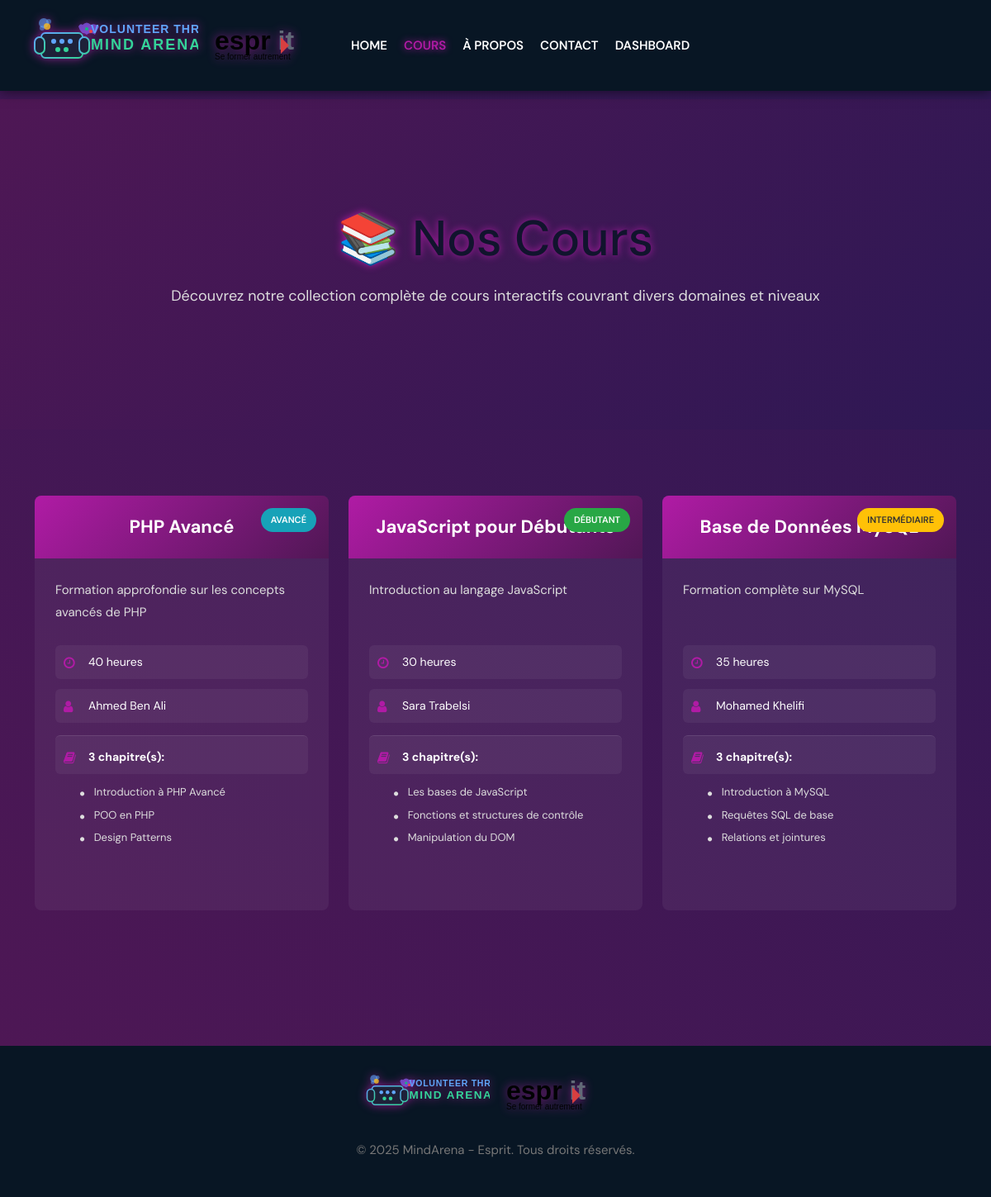
Screenshot of /View/FrontOffice/coursList.php with the database file from the repository.
### tables this page shows
CREATE TABLE IF NOT EXISTS cours (
    id INT AUTO_INCREMENT PRIMARY KEY,
    titre VARCHAR(255) NOT NULL,
    description TEXT,
    duree INT NOT NULL COMMENT 'Durée en heures',
    niveau VARCHAR(50) NOT NULL COMMENT 'Débutant, Intermédiaire, Avancé, Expert',
    formateur VARCHAR(255) NOT NULL
);

CREATE TABLE IF NOT EXISTS chapitre (
    id INT AUTO_INCREMENT PRIMARY KEY,
    titre VARCHAR(255) NOT NULL,
    description TEXT,
    ordre INT NOT NULL COMMENT 'Ordre du chapitre dans le cours',
    cours_id INT NOT NULL,
    FOREIGN KEY (cours_id) REFERENCES cours(id) ON DELETE CASCADE
);

### Controller/CoursController.php (called while the page is built, shortened)
<?php
class CoursController {
    public function listCours() {
        $sql = "SELECT * FROM cours";
        $db = config::getConnexion();
        try {
            $list = $db->query($sql);
            return $list;
        } catch (Exception $e) {
            die('Error:' . $e->getMessage());
        }
    }
}
?>

### Controller/ChapitreController.php (called while the page is built, shortened)
<?php
class ChapitreController {
    public function getChapitresByCoursId($cours_id) {
        $sql = "SELECT * FROM chapitre WHERE cours_id = :cours_id ORDER BY ordre";
        $db = config::getConnexion();
        try {
            $query = $db->prepare($sql);
            $query->execute(['cours_id' => $cours_id]);
            return $query->fetchAll();
        } catch (Exception $e) {
            die('Error:' . $e->getMessage());
        }
    }
}
?>

### View/FrontOffice/coursList.php (the view, shortened to what this page needs)
<?php
include_once(__DIR__ . '/../../Controller/CoursController.php');
include_once(__DIR__ . '/../../Controller/ChapitreController.php');
$coursC = new CoursController();
$chapitreC = new ChapitreController();
$list = $coursC->listCours();
?>
<!DOCTYPE html>
<html lang="fr">
<head>
  <link rel="stylesheet" href="assets/libs/bootstrap/dist/css/bootstrap.min.css">
  <link rel="stylesheet" href="https://cdnjs.cloudflare.com/ajax/libs/font-awesome/4.7.0/css/font-awesome.min.css">
  <link rel="stylesheet" href="https://cdnjs.cloudflare.com/ajax/libs/animate.css/4.1.1/animate.min.css">
  <link rel="stylesheet" href="assets/css/styles.min.css">
</head>
<body>
<header class="header-section">
  <div class="header-warp">
    <div class="header-bar-warp">
      <a href="index.html" class="site-logo mindarena-logo">
        <img src="images/mindarena-logo.svg" alt="MindArena">
        <img src="images/esprit-logo.svg" alt="Esprit" class="esprit-logo">
      </a>
      <nav class="top-nav-area w-100">
        <ul class="main-menu primary-menu">
          <li><a href="index.html">Home</a></li>
          <li><a href="coursList.php" class="active">Cours</a></li>
          <li><a href="index.html#about">À propos</a></li>
          <li><a href="index.html#contact">Contact</a></li>
          <li><a href="../BackOffice/index.html">Dashboard</a></li>
        </ul>
      </nav>
    </div>
  </div>
</header>
<section class="hero">
  <div data-animate>
    <h1>📚 Nos Cours</h1>
    <p>Découvrez notre collection complète de cours interactifs couvrant divers domaines et niveaux</p>
  </div>
</section>
<section id="cours">
  <div class="container" data-animate>
    <?php if(empty($list)): ?>
      <div class="no-cours">
        <i class="fa fa-graduation-cap"></i>
        <h3>Aucun cours disponible</h3>
        <p>Les cours seront bientôt disponibles</p>
      </div>
    <?php else: ?>
      <div class="row">
        <?php
        foreach($list as $cours) {
          $niveauClass = '';
          switch($cours['niveau']) {
            case 'Débutant': $niveauClass = 'success'; break;
            case 'Intermédiaire': $niveauClass = 'warning'; break;
            case 'Avancé': $niveauClass = 'info'; break;
          }
          $chapitres = $chapitreC->getChapitresByCoursId($cours['id']);
        ?>
        <div class="col-lg-4 col-md-6 mb-4">
          <div class="cours-card">
            <div class="cours-header">
              <span class="cours-badge badge-<?php echo $niveauClass; ?>">
                <?php echo htmlspecialchars($cours['niveau']); ?>
              </span>
              <h3><?php echo htmlspecialchars($cours['titre']); ?></h3>
            </div>
            <div class="cours-content">
              <p class="cours-description">
                <?php echo htmlspecialchars(strlen($cours['description']) > 100 ? substr($cours['description'], 0, 100) . '...' : $cours['description']); ?>
              </p>
              <div class="cours-info">
                <i class="fa fa-clock-o"></i>
                <span><?php echo htmlspecialchars($cours['duree']); ?> heures</span>
              </div>
              <div class="cours-info">
                <i class="fa fa-user"></i>
                <span><?php echo htmlspecialchars($cours['formateur']); ?></span>
              </div>
              <?php if(!empty($chapitres)): ?>
              <div class="cours-info" style="margin-top:15px;padding-top:15px;border-top:1px solid rgba(255,255,255,0.1);">
                <i class="fa fa-book"></i>
                <span><strong><?php echo count($chapitres); ?> chapitre(s):</strong></span>
              </div>
              <div style="margin-top:10px;padding-left:30px;">
                <?php foreach($chapitres as $chapitre): ?>
                <div style="margin-bottom:8px;color:#ddd;font-size:13px;">
                  <i class="fa fa-circle" style="font-size:6px;margin-right:8px;"></i>
                  <?php echo htmlspecialchars($chapitre['titre']); ?>
                </div>
                <?php endforeach; ?>
              </div>
              <?php endif; ?>
            </div>
          </div>
        </div>
        <?php
        }
        ?>
      </div>
    <?php endif; ?>
  </div>
</section>
<footer class="footer-section">
  <div class="container">
    <div class="mindarena-logo" style="justify-content:center;margin-bottom:15px;">
      <img src="images/mindarena-logo.svg" alt="MindArena">
      <img src="images/esprit-logo.svg" alt="Esprit" class="esprit-logo">
    </div>
    <p>© 2025 MindArena - Esprit. Tous droits réservés.</p>
  </div>
</footer>
</body>
</html>

### View/FrontOffice/coursList.php (style rules this page uses)
body { background: linear-gradient(45deg,#501755,#2d1854); color:#fff; font-family:'Roboto',sans-serif; scroll-behavior:smooth; overflow-x:hidden; padding-top:120px; }
section { padding:80px 0; }
.header-section { position:fixed; top:0;left:0;width:100%; background:#081624; z-index:999; box-shadow:0 0 15px rgba(0,0,0,0.6); }
.header-bar-warp { padding:15px 40px; display:flex; align-items:center; justify-content:space-between; }
.mindarena-logo { display:flex; align-items:center; gap:15px; }
.mindarena-logo img { max-height:80px; filter:drop-shadow(0 0 6px rgba(176,27,165,0.8)); animation:neonPulse 3s infinite ease-in-out; }
.esprit-logo { max-height:40px; opacity:0.9; }
.main-menu { list-style:none; margin:0; padding:0; display:flex; align-items:center; }
.main-menu li { display:inline-block; margin-left:20px; }
.main-menu a { color:#fff; font-weight:600; text-transform:uppercase; transition:all 0.3s; text-decoration:none; }
.main-menu a.active { color:#b01ba5; text-shadow:0 0 8px #b01ba5; }
.hero { min-height:50vh; background:linear-gradient(135deg, rgba(80,23,85,0.9), rgba(45,24,84,0.9)); display:flex;flex-direction:column; align-items:center;justify-content:center; text-align:center; position:relative; }
.hero h1 { font-size:60px; text-shadow:0 0 10px #b01ba5; margin-bottom:20px; }
.hero p { color:#ddd; margin-top:15px; font-size:18px; }
.cours-card { background:rgba(255,255,255,0.05); border-radius:8px; overflow:hidden; transition:all 0.3s ease; padding-bottom:15px; height:100%; margin-bottom:30px; }
.cours-card .cours-header { background:linear-gradient(135deg,#b01ba5,#501755); padding:25px 20px; text-align:center; position:relative; }
.cours-badge { position:absolute; top:15px; right:15px; padding:6px 12px; border-radius:20px; font-size:11px; font-weight:600; text-transform:uppercase; }
.badge-success { background:#28a745; color:white; }
.badge-warning { background:#ffc107; color:#333; }
.badge-info { background:#17a2b8; color:white; }
.cours-card h3 { color:#fff; margin:0; font-size:22px; font-weight:700; }
.cours-card .cours-content { padding:25px; }
.cours-card .cours-description { color:#ddd; margin-bottom:20px; line-height:1.8; min-height:60px; }
.cours-card .cours-info { display:flex; align-items:center; gap:10px; margin:12px 0; padding:10px; background:rgba(255,255,255,0.05); border-radius:6px; transition:all 0.3s; }
.cours-card .cours-info i { color:#b01ba5; font-size:16px; width:20px; }
.cours-card .cours-info span { color:#fff; font-size:14px; }
.footer-section { background:#081624; text-align:center; padding:30px 0; margin-top:60px; }
.footer-section img { max-height:60px; margin-bottom:10px; }
.footer-section p { color:#777; }
[data-animate] { opacity:0; transform:translateY(30px); transition:all 0.8s ease; }
[data-animate].visible { opacity:1; transform:translateY(0); }

### rows the page displays
cours: niveau "AVANCÉ", titre "PHP Avancé", description "Formation approfondie sur les concepts avancés de PHP", duree "40", formateur "Ahmed Ben Ali", count($chapitres) "3"
chapitre: titre "Introduction à PHP Avancé"
chapitre: titre "POO en PHP"
chapitre: titre "Design Patterns"
cours: niveau "DÉBUTANT", titre "JavaScript pour Débutants", description "Introduction au langage JavaScript", duree "30", formateur "Sara Trabelsi", count($chapitres) "3"
chapitre: titre "Les bases de JavaScript"
chapitre: titre "Fonctions et structures de contrôle"
chapitre: titre "Manipulation du DOM"
cours: niveau "INTERMÉDIAIRE", titre "Base de Données MySQL", description "Formation complète sur MySQL", duree "35", formateur "Mohamed Khelifi", count($chapitres) "3"
chapitre: titre "Introduction à MySQL"
chapitre: titre "Requêtes SQL de base"
chapitre: titre "Relations et jointures"
